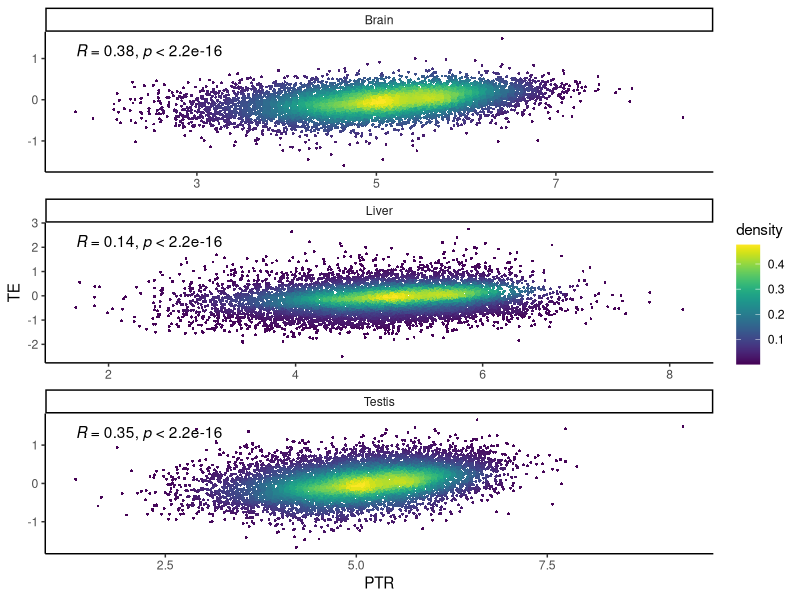

This chart was generated by the following R code:
library(ggplot2)
library(ggpubr)
library(viridis)
get_density <- function(x, y, ...) {
  dens <- MASS::kde2d(x, y, ...)
  ix <- findInterval(x, dens$x)
  iy <- findInterval(y, dens$y)
  ii <- cbind(ix, iy)
  return(dens$z[ii])
}

## Load data
rnaseq = read.delim("data/RNAseq_Wang2020.txt", sep="\t", row.names = 1) # FPKM
rnaseq[rnaseq==0] <- NA
riboseq = read.delim("data/Ribo-seq_Wang2020.txt", sep="\t", row.names = 1) # FPKM
riboseq[riboseq==0] <- NA
ptr = read.delim("data/PTR_Eraslan2019.tsv", sep="\t", row.names = 2)[,-c(1,2,3)]

## Compute translational efficiency Wang 2020
tissues = sapply(colnames(rnaseq), function(x) strsplit(x,"_")[[1]][1])
medianRNA = sapply(unique(tissues),function(x) apply(log10(rnaseq[,tissues %in% x]),1,median, na.rm=T))
medianRibo = sapply(unique(tissues),function(x) apply(log10(riboseq[,tissues %in% x]),1,median, na.rm=T))
TE = medianRibo - medianRNA
# Clean NA and Inf
TE[is.na(TE)] <- NA
TE[is.infinite(TE)] <- NA
write.csv(TE,"data/TE_Wang2020.csv")

## Compare PTR vs TE
ENScons = rownames(TE)[rownames(TE) %in% rownames(ptr)]
tissues = colnames(ptr)[tolower(colnames(ptr)) %in% colnames(TE)]
dataset = c()
for (t in tissues){
  dataset_temp = data.frame(row.names = 1:length(ENScons))
  dataset_temp$TE = as.numeric(TE[ENScons,tolower(t)])
  dataset_temp$PTR = as.numeric(ptr[ENScons,t])
  dataset_temp$gene = ENScons
  dataset_temp$tissue = t
  # Merge
  dataset = rbind(dataset,dataset_temp)
}
dataset = dataset[rowSums(is.na(dataset[,c("TE","PTR")]))==0,]
dataset$density <- get_density(dataset$PTR, dataset$TE, n = 100)

# Plot
pdf("plots/TE-Wang2020_vs_PTR-Wang2019.pdf",height=7,width =3.8)
# Print correlations
print(ggplot(dataset, aes(x=PTR, y=TE, color = density)) +
        facet_wrap(. ~ tissue, ncol = 1, scales = "free") +
        geom_point(size=1, alpha=1,shape=19, stroke=0,na.rm=F) + 
        scale_color_viridis() +
        stat_cor(method = "spearman") +
        theme_classic())
dev.off()
